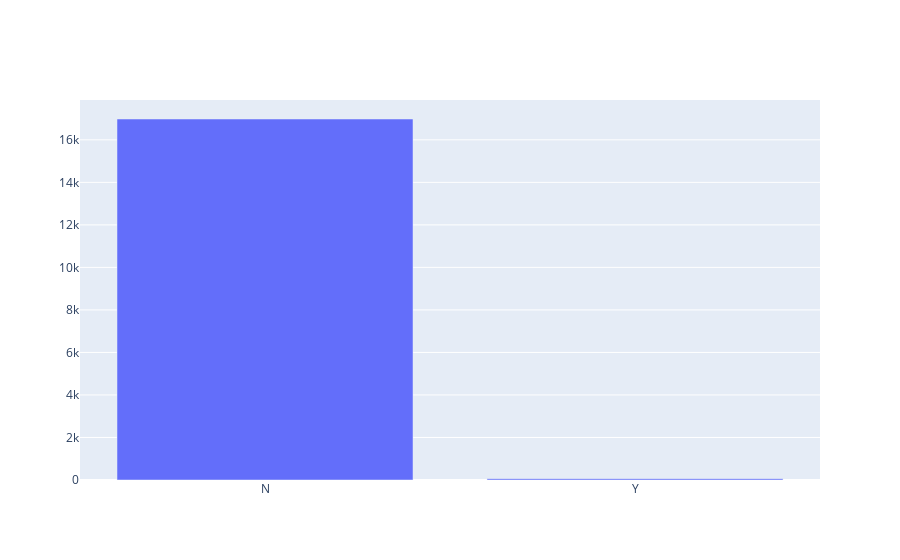

Notebook code for this chart:
### Code cell
#riskuser_plot = sns.countplot(x='risk_user',data=cca_unique_id)
fig = go.Figure([go.Bar(x=['N','Y'], 
y=[cca_unique_id[cca_unique_id.risk_user=='N'].count()[0], cca_unique_id[cca_unique_id.risk_user=='Y'].count()[0]])])
fig

### Figure 1 — Plotly figure (JSON) as saved in the notebook; plotly's stock layout.template omitted (floating-point values rounded to 4 significant figures)
{"data": [{"type": "bar", "x": ["N", "Y"], "y": [16980, 63]}], "layout": {}}
